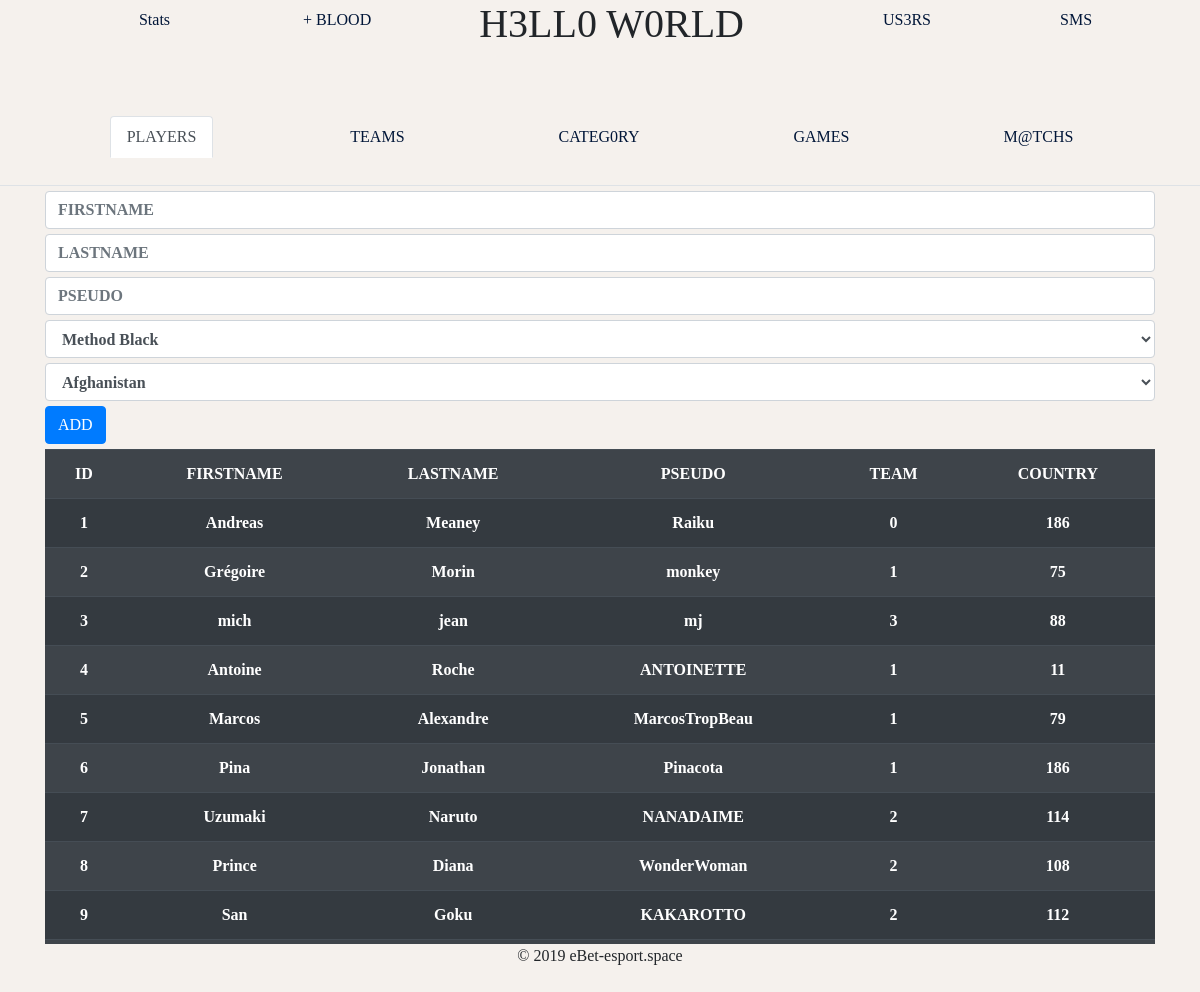
The page /adm/adding/index.php on the database its author committed.
### tables this page shows
CREATE TABLE `PLAYER` (
  `id` int(11) NOT NULL AUTO_INCREMENT,
  `firstname` varchar(20) DEFAULT NULL,
  `lastname` varchar(20) DEFAULT NULL,
  `pseudo` varchar(15) DEFAULT NULL,
  `team` int(11) DEFAULT NULL,
  `country` smallint(5) unsigned DEFAULT NULL,
  PRIMARY KEY (`id`)
);

### html/adm/adding/insert.php (called while the page is built, shortened)
<?php
  $bdd = bdd();
  $playerT = $bdd->query('SELECT id, name FROM TEAM');
  $playerC = $bdd->query('SELECT id, nom_en_gb FROM COUNTRY');
?>

### html/adm/adding/select.php (called while the page is built, shortened)
<?php
  $respP = $bdd->query('SELECT id, firstname, lastname, pseudo, team, country FROM PLAYER');
?>

### html/adm/adding/player.php (the view)
<form class="" action="addPlayer.php" method="post">
  <input class="form-control" type="text" name="firstname" value="" placeholder="FIRSTNAME">
  <input class="form-control" type="text" name="lastname" value="" placeholder="LASTNAME">
  <input class="form-control" type="text" name="pseudo" value="" placeholder="PSEUDO">
  <select class="form-control" name="team">
    <?php while($data = $playerT->fetch(PDO::FETCH_ASSOC)) { ?>
      <option value="<?php echo $data['id']; ?>"><?php echo $data['name']; ?></option>
    <?php } ?>
  </select>
  <select class="form-control" name="country">
    <?php while($data = $playerC->fetch(PDO::FETCH_ASSOC)) { ?>
      <option value="<?php echo $data['id']; ?>"><?php echo $data['nom_en_gb']; ?></option>
    <?php } ?>
  </select>
  <input class="btn btn-primary" type="submit" name="" value="ADD">
</form>
<div  class="scroll_section">
<table class="table table-striped table-dark">
  <tr>
    <th scope="col">ID</th>
    <th scope="col">FIRSTNAME</th>
    <th scope="col">LASTNAME</th>
    <th scope="col">PSEUDO</th>
    <th scope="col">TEAM</th>
    <th scope="col">COUNTRY</th>
  </tr>
  <?php
    while($data = $respP->fetch(PDO::FETCH_ASSOC)) {
  ?>
    <tr>
      <th scope="col"><?php echo $data['id'];?></th>
      <th scope="col"><?php echo $data['firstname'];?></th>
      <th scope="col"><?php echo $data['lastname'];?></th>
      <th scope="col"><?php echo $data['pseudo'];?></th>
      <th scope="col"><?php echo $data['team'];?></th>
      <th scope="col"><?php echo $data['country'];?></th>
    </tr>
  <?php
    }
  ?>
</table>
  </div>

### html/adm/master.css (style rules this page uses)
* { font-family: 'Oxygen'; box-sizing: border-box; }
body { width: 100%; height: 100vh; margin: 0; background-color: #F5F1ED; }
.form-control::placeholder { font-weight: bold; }
.form-control { font-weight: bold; margin-top: 5px; }
.btn { margin-top: 5px; }
.table { margin-top: 5px; text-align: center; }

### html/adm/adding/css/adding.css (style rules this page uses)
.scroll_section { height:500px; overflow: auto; }

### rows shown on the page
player: id "1", firstname "Andreas", lastname "Meaney", pseudo "Raiku", team "0", country "186"
player: id "2", firstname "Grégoire", lastname "Morin", pseudo "monkey", team "1", country "75"
player: id "3", firstname "mich", lastname "jean", pseudo "mj", team "3", country "88"
player: id "4", firstname "Antoine", lastname "Roche", pseudo "ANTOINETTE", team "1", country "11"
player: id "5", firstname "Marcos", lastname "Alexandre", pseudo "MarcosTropBeau", team "1", country "79"
player: id "6", firstname "Pina", lastname "Jonathan", pseudo "Pinacota", team "1", country "186"
player: id "7", firstname "Uzumaki", lastname "Naruto", pseudo "NANADAIME", team "2", country "114"
player: id "8", firstname "Prince", lastname "Diana", pseudo "WonderWoman", team "2", country "108"
player: id "9", firstname "San", lastname "Goku", pseudo "KAKAROTTO", team "2", country "112"

### other values the page prints
form field team "Method Black"
form field country "Afghanistan"
